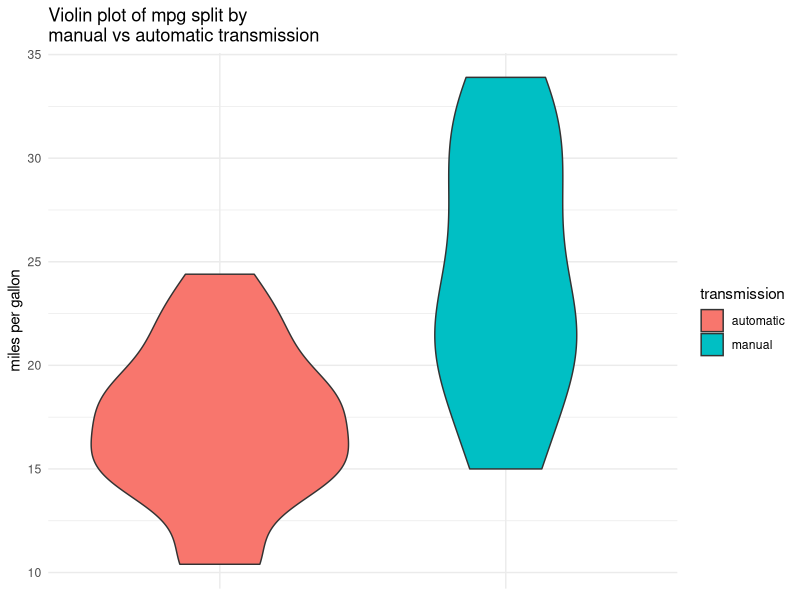
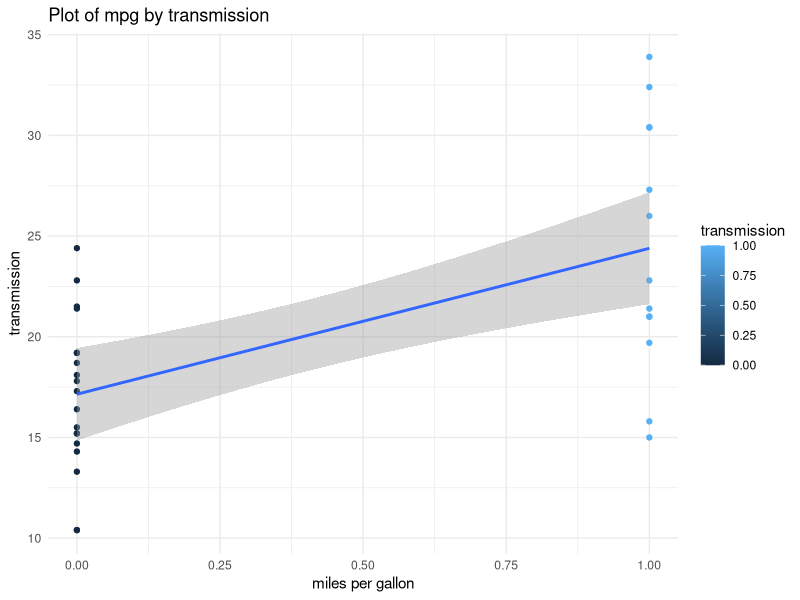
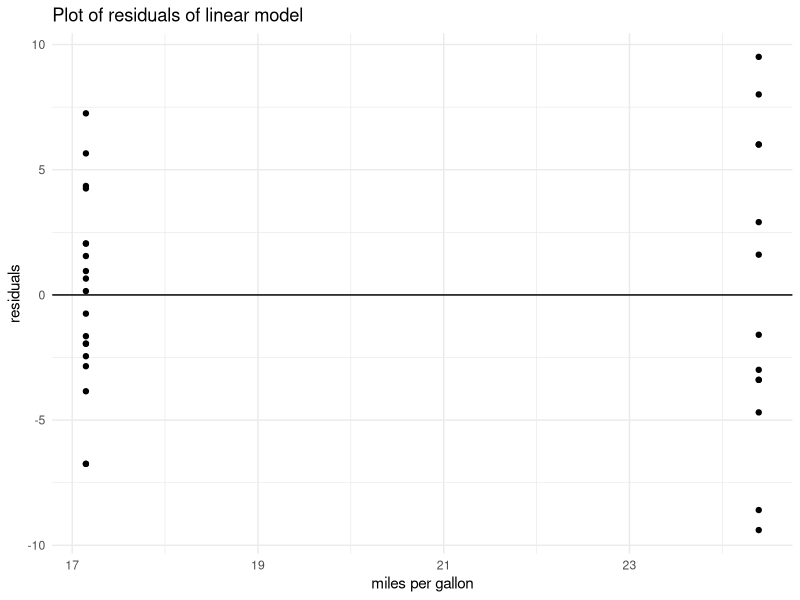
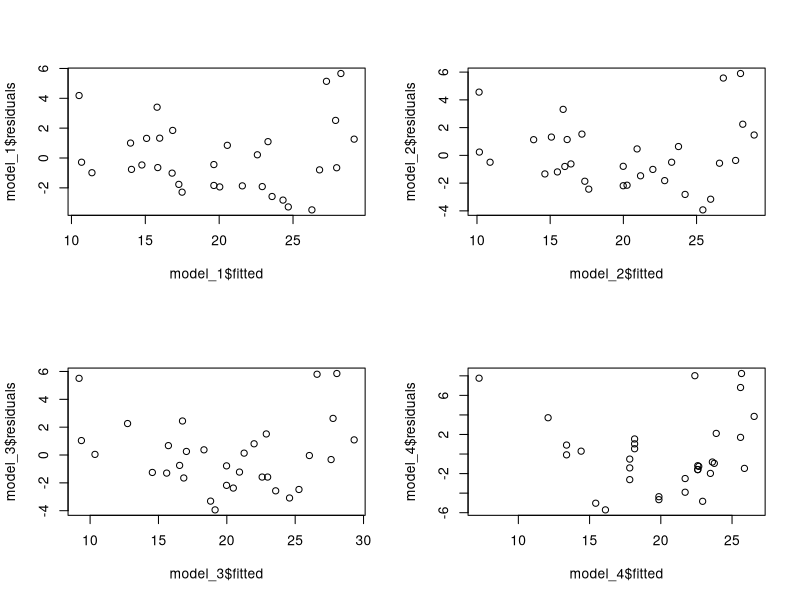

Generate these figures, in order, with R:
## ---- chunk 1
knitr::opts_chunk$set(echo = TRUE)
knitr::opts_chunk$set(fig.width=5, fig.height=3.5) 
## ---- chunk 2
library("tidyverse")
library("ggplot2")
library("knitr")
library("scales")
## ---- chunk 3
data(mtcars)

## ---- chunk 4
mtcars %>%
        group_by(am) %>%
        summarise(
                mean = mean(mpg) %>% round(digits = 1),
                variance = var(mpg) %>% round(digits = 1)
        ) %>%
        mutate(am = case_when(am == 0 ~ "automatic",
                              am == 1 ~ "manual")) %>%
        rename(transmission = am) %>% 
        kable(caption = "Mean and variance of mpg by mode of transmission")
## ---- chunk 5
t.test(mpg ~ am, data = mtcars)
## ---- chunk 6
linear_model <- lm(mpg ~ am, data = mtcars)

## ---- chunk 7
model_1 <- lm(mpg ~ hp + wt + cyl + am, data = mtcars)
model_2 <- lm(mpg ~ hp + wt + cyl, data = mtcars)
model_3 <- lm(mpg ~ hp + wt, data = mtcars)
model_4 <- lm(mpg ~ hp, data = mtcars)

anova(model_1, model_2, model_3, model_4)
## ---- chunk 8
mtcars %>%
        ggplot(aes(x = factor(am),
                   y = mpg,
                   fill = factor(am))) +
        geom_violin() +
        theme_minimal() +
        labs(title = "Violin plot of mpg split by\nmanual vs automatic transmission",
             x = "transmission",
             y = "miles per gallon") +
        scale_fill_discrete(name = "transmission",
                            labels = c("automatic", "manual")) +
        theme(
                axis.title.x = element_blank(),
                axis.text.x = element_blank(),
                axis.ticks.x = element_blank()
        )
## ---- chunk 9
mtcars %>%
        ggplot(aes(y = mpg,
                   x = am,
                   colour = am)) +
        geom_point() +
        theme_minimal() +
        labs(title = "Plot of mpg by transmission",
             y = "transmission",
             x = "miles per gallon") +
        scale_colour_continuous(name = "transmission") +
        geom_smooth(method = "lm")
## ---- chunk 10

ggplot(linear_model) + 
        geom_point(aes(x=.fitted, y=.resid)) +
        theme_minimal() +
        labs(title = "Plot of residuals of linear model",
             y = "residuals",
             x = "miles per gallon") +
        scale_colour_continuous(name = "transmission") +
        geom_abline(slope = 0,
                    intercept = 0)


## ---- chunk 11

par(mfrow = c(2,2))
plot(model_1$fitted, model_1$residuals)
plot(model_2$fitted, model_2$residuals)
plot(model_3$fitted, model_3$residuals)
plot(model_4$fitted, model_4$residuals)

